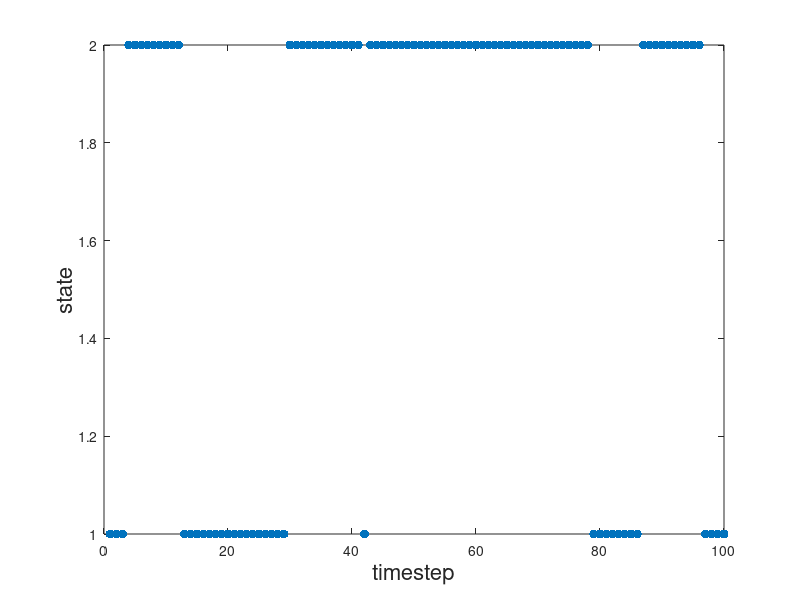

MATLAB code to generate this figure:
numsteps = 100; %number of timesteps simulated

A = [0.90, 0.07 ; 
     0.10, 0.93] ;
 
%list of states on this realization. xlist(k)=1 means in state 1 at
%timestep k, etc
states=zeros(1,numsteps);  

%initial state
states(1)=1;

for k=1:numsteps-1

    %uniformly distributed random number - will use for transitions from
    %timestep k to current timestep k+1
    rd=rand ;
    
    if rd < A(1,states(k))  %for transition FROM states(k) to state 1
        states(k+1)=1;
    else
        states(k+1)=2;
    end

end;

%----
figure
set(gca,'FontSize',18)
plot(1:numsteps,states,'.','MarkerSize',20)
xlabel('timestep','FontSize',16)
ylabel('state','FontSize',16)